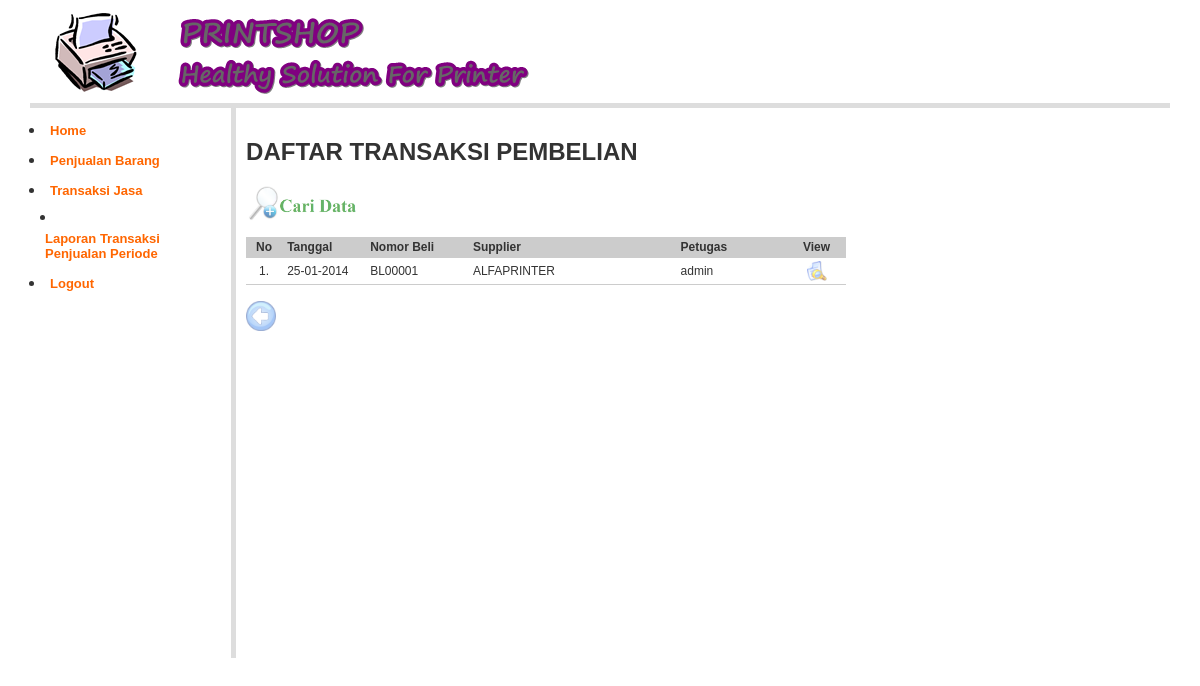
Screenshot of /?page=Daftar-Pembelian (signed in) with the database file from the repository.
### tables this page shows
CREATE TABLE `pembelian` (
  `no_pembelian` char(7) NOT NULL,
  `no_supplier` char(7) NOT NULL,
  `tgl_transaksi` date NOT NULL,
  `jatuh_tempo` date NOT NULL,
  `catatan` varchar(50) NOT NULL,
  `kd_supplier` char(3) NOT NULL,
  `userid` varchar(20) NOT NULL,
  PRIMARY KEY (`no_pembelian`),
  KEY `kd_supplier` (`kd_supplier`)
);

CREATE TABLE `supplier` (
  `kd_supplier` char(3) NOT NULL,
  `nm_supplier` varchar(50) NOT NULL,
  `alamat` varchar(50) NOT NULL,
  `telepon` varchar(20) NOT NULL,
  PRIMARY KEY (`kd_supplier`)
);

### library/inc.library.php (called while the page is built, shortened)
<?php
function IndonesiaTgl($tanggal){
	$tgl=substr($tanggal,8,2);
	$bln=substr($tanggal,5,2);
	$thn=substr($tanggal,0,4);
	$awal="$tgl-$bln-$thn";
	return $awal;
}
?>

### daftar_pembelian.php (the view, shortened to what this page needs)
<?php
include_once "library/inc.library.php";
?>
<h2> DAFTAR TRANSAKSI PEMBELIAN</h2>
<p><a href="?page=Search-Pembelian"><img src="images/btn_search1.png" width="125" height="35" /></a></p>
<table class="table-list" width="600" border="0" cellspacing="1" cellpadding="2">
  <tr>
    <td width="23" align="center" bgcolor="#CCCCCC"><b>No</b></td>
    <td width="66" bgcolor="#CCCCCC"><b>Tanggal</b></td>
    <td width="84" bgcolor="#CCCCCC"><b>Nomor Beli </b> </td>
    <td width="180" bgcolor="#CCCCCC"><b>Supplier </b></td>
    <td width="92" bgcolor="#CCCCCC"><b>Petugas</b></td>
    <td width="44" align="center" bgcolor="#CCCCCC"><b>View</b></td>
  </tr>
<?php
	$beliSql = "SELECT pembelian.*, supplier.nm_supplier FROM pembelian, supplier
				WHERE pembelian.kd_supplier=supplier.kd_supplier
				ORDER BY pembelian.no_pembelian ASC";
	$beliQry = mysql_query($beliSql, $koneksidb)  or die ("Query pembelian salah : ".mysql_error());
	$nomor  = 0;
	while ($beliRow = mysql_fetch_array($beliQry)) {
	$nomor++;
	$Kode = $beliRow['no_pembelian'];
?>
  <tr>
    <td align="center"><?php echo $nomor; ?>.</td>
    <td><?php echo IndonesiaTgl($beliRow['tgl_transaksi']); ?></td>
    <td><?php echo $beliRow['no_pembelian']; ?></td>
    <td><?php echo $beliRow['nm_supplier']; ?></td>
    <td><?php echo $beliRow['userid']; ?></td>
    <td align="center"><a href="?page=Daftar-Pembelian-List&amp;Kode=<?php echo $Kode; ?>" target="_self" alt="Daftar Pembelian"><img src="images/btn_view.png" width="20" height="20" border="0" /></a></td>
  </tr>
  <?php } ?>
</table>
<p><a href="?page=Laporan-Data" target="_self" alt="Laporan Data"><img src="images/back.png" width="30" height="30" /></p></a>

### styles/style.css (style rules this page uses)
td img { opacity:0.6; }
body { margin:0px auto 0px; padding:3px; font-family:"Arial"; font-size:12px; color:#333; width:95%; background-position:top; background-color:#fff; }
.table-main td { color: #333; border-collapse: collapse; vertical-align: center; padding: 0px; border:none; }
.table-list { clear: both; text-align: left; border-collapse: collapse; margin: 0px 0px 10px 0px; background:#fff; }
.table-list td { color: #333; font-size:12px; border-color: #fff; border-collapse: collapse; vertical-align: center; padding: 3px 5px; border-bottom:1px #CCCCCC solid; }

### rows the page displays
pembelian: tgl_transaksi "25-01-2014", no_pembelian "BL00001", kd_supplier.nm_supplier "ALFAPRINTER", userid "admin"
